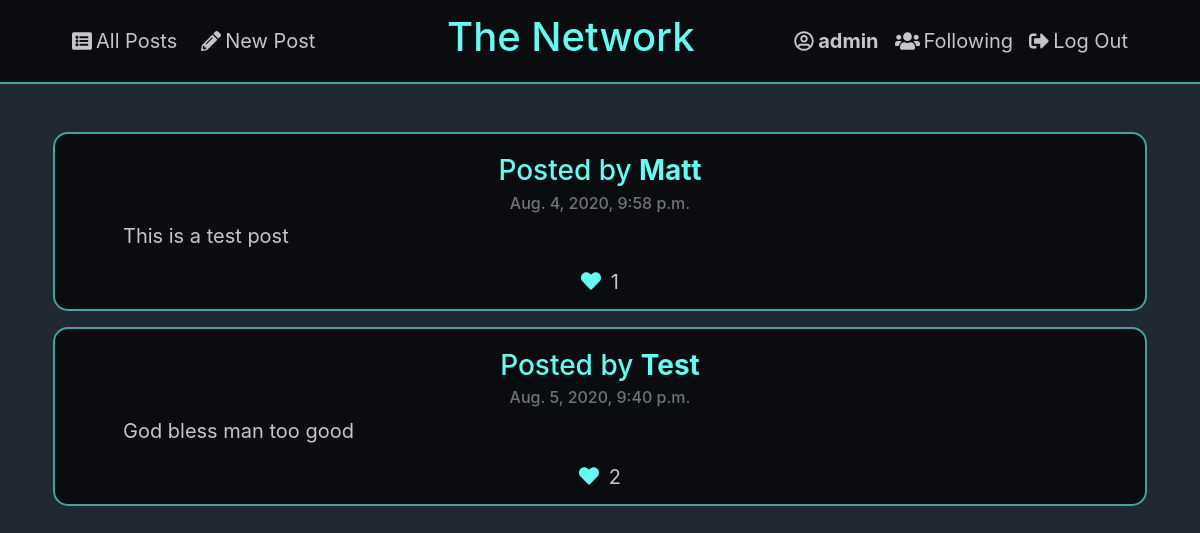
The app's page / (signed in) with its own data.
### network/models.py (models this page shows, shortened)
class User(AbstractUser):
    following = models.ManyToManyField('User', blank=True)

class Post(models.Model):
	content = models.CharField(max_length = 1000)
	date = models.DateTimeField(auto_now_add=True)
	username = models.CharField(max_length = 30)
	likes = models.ManyToManyField(User, blank=True)
	id = models.AutoField(primary_key=True)

### network/views.py (the view)
# urls.py: path("", views.index, name="index"),
def index(request):
    posts = Post.objects.all()
    user = request.user
    print(posts[0].likes.all())
    return render(request, "network/index.html", {"posts": posts, "current_user": user})

### network/templates/network/index.html (shortened to what this page needs)
{% extends "network/layout.html" %}
{% block body %}
    {% for post in posts %}
    	<div class="mt-3 mx-2 px-5 card profile-border background-color neutral-color">
			<div style="font-size: 20px" class="card-body">
				<h3 class="card-title text-center light-accent">Posted by <strong> {{ post.username }}</strong></h3>
				<h6 class="mb-2 card-subtitle text-center text-muted"> {{post.date}} </h6>
				<p> {{post.content}} </p>
				<div class="mt-2 text-center mb-n2">
					{% if user in post.likes.all %}
						<a onclick="unlike(this)"><i class="light-accent fas fa-heart mr-1"></i></a>
					{% else %}
						<a onclick="like(this)"><i class="neutral-link far fa-heart mr-1"></i></a>
					{% endif %}
					<span> {{post.likes.count}} </span>
				</div>
			</div>
		</div>
    {% empty %}
    	<h3 class="text-center light-accent"> There are currently no posts </h3>
    {% endfor %}
{% endblock %}

### network/templates/network/layout.html (shortened to what this page needs)
{% load static %}
<!DOCTYPE html>
<html lang="en">
	<head>
		<link rel="stylesheet" href="https://stackpath.bootstrapcdn.com/bootstrap/4.4.1/css/bootstrap.min.css">
		<link href="{% static 'network/styles.css' %}" rel="stylesheet">
	</head>
	<body class="alt-background-color">
		<nav class="background-color navbar navbar-border navbar-expand-lg justify-content-between" style="font-size: 20px">
			<div class="ml-5">
				<ul class="navbar-nav mr-auto">
					<li class="nav-item">
					 	<a class="nav-link neutral-link" href="{% url 'index' %}"><i class="mr-1 fas fa-list-alt"></i>All Posts</a>
					</li>
					{% if user.is_authenticated %}
						<li class="nav-item ml-2">
						 	<a class="nav-link neutral-link" href="{% url 'new_post' %}"><i class="mr-1 fas fa-pencil-alt"></i>New Post</a>
						</li>
					{% endif %}
				</ul>
			</div>
			<div class="pl-5">
				<ul class="navbar-nav mr-auto">
					<li class="nav-item">
						<a class="navbar-brand light-accent" href="#"><h1>The Network</h1></a>
					</li>
				</ul>
			</div>
			<div class="pr-5">
				<ul class="neutral-color navbar-nav mr-auto">
				{% if user.is_authenticated %}
					<li class="nav-item">
						<a class="nav-link neutral-link" href="{% url 'profile' user.username %}"><i class="mr-1 far fa-user-circle"></i><strong>{{ user.username }}</strong></a>
					</li>
					<li class="nav-item">
						<a class="nav-link neutral-link" href="{% url 'following' %}"><i class="mr-1 fas fa-users"></i>Following</a>
					</li>
					<li class="nav-item">
						<a class="nav-link neutral-link" href="{% url 'logout' %}"><i class="mr-1 fas fa-sign-out-alt"></i>Log Out</a>
					</li>
				{% endif %}
			  </ul>
			</div>
		  </nav>
		<div class="container my-5 body">
			{% block body %}
			{% endblock %}
		</div>
	</body>
</html>

### network/static/network/styles.css (style rules this page uses)
.background-color { background-color: #0B0C10; }
.alt-background-color { background-color: #1F2833; }
.neutral-color { color: #C5C6C7; }
.light-accent { color: #66FCF1; }
.navbar-border { border-bottom: 2px solid #45A29E; }
.neutral-link { color: #C5C6C7; }
.profile-border { border: 2px solid #45A29E; border-radius: 15px }

### records on screen
User: username "admin"
Post: username "Matt", date "Aug. 4, 2020, 9:58 p.m.", content "This is a test post", likes.count "1"
Post: username "Test", date "Aug. 5, 2020, 9:40 p.m.", content "God bless man too good", likes.count "2"
